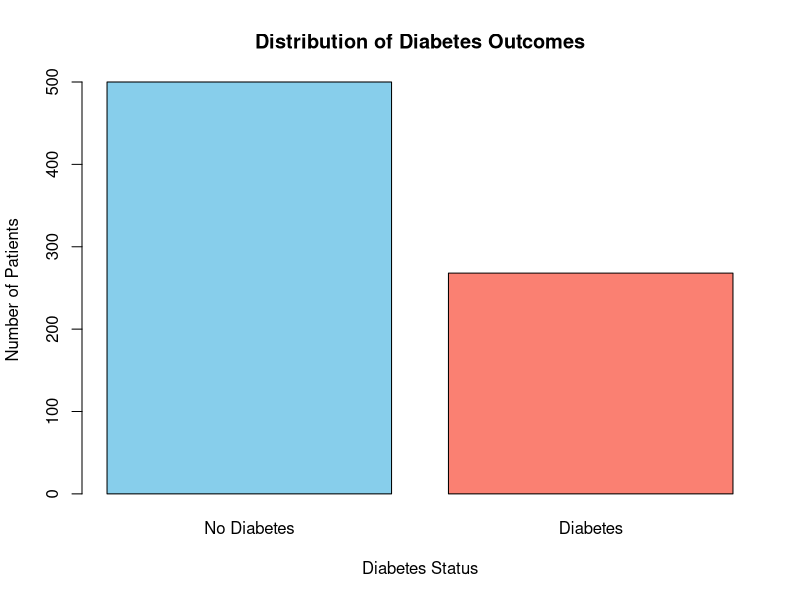
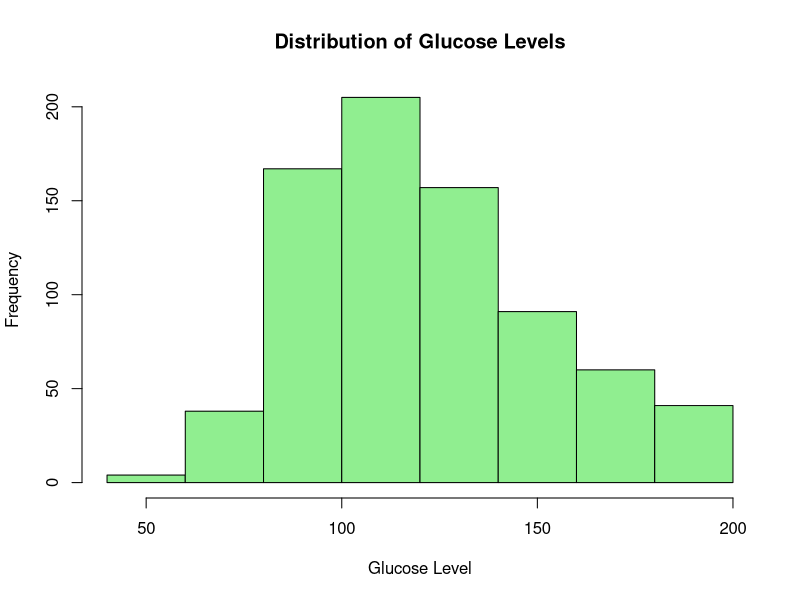
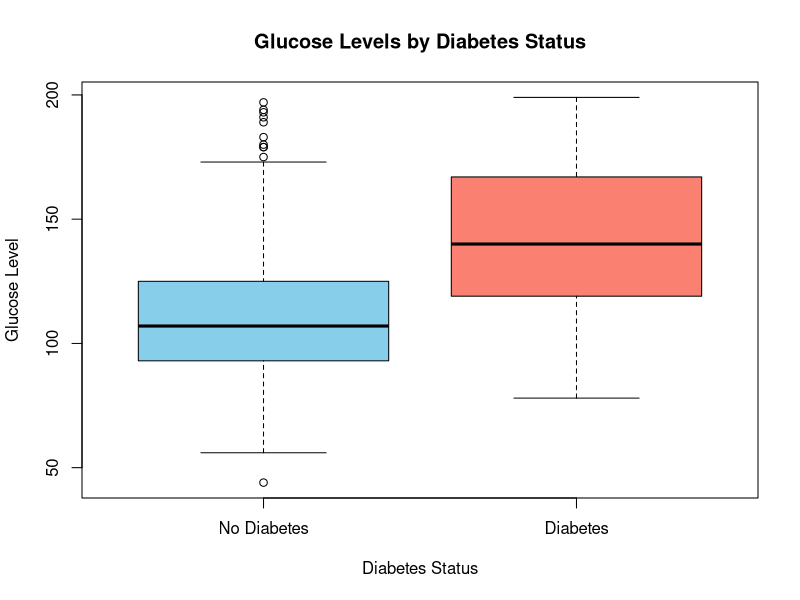
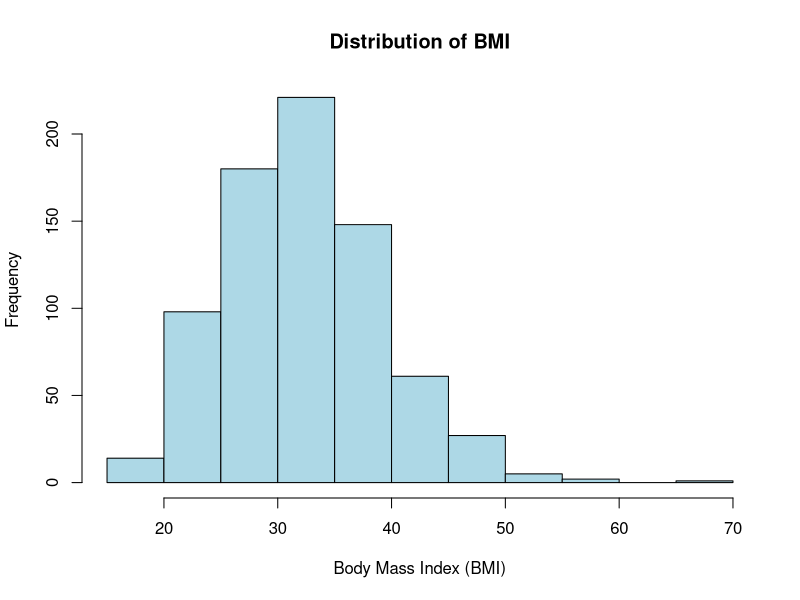
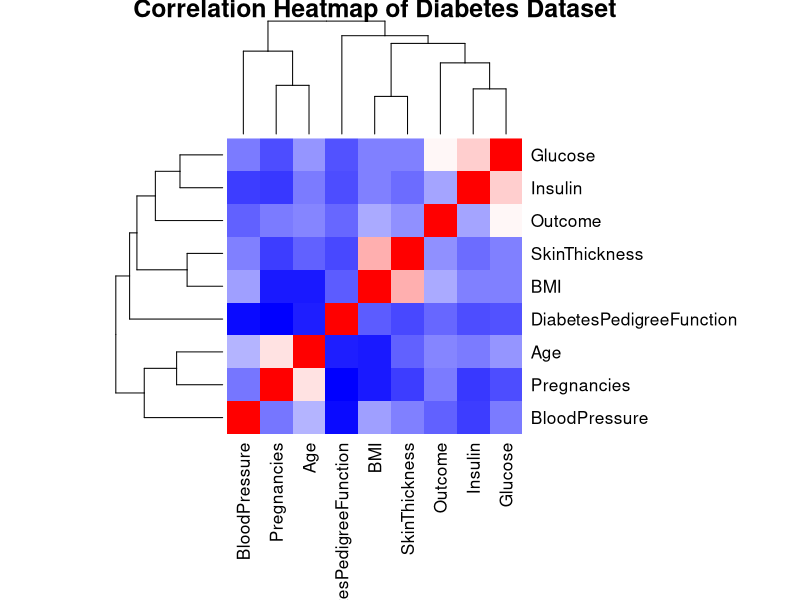
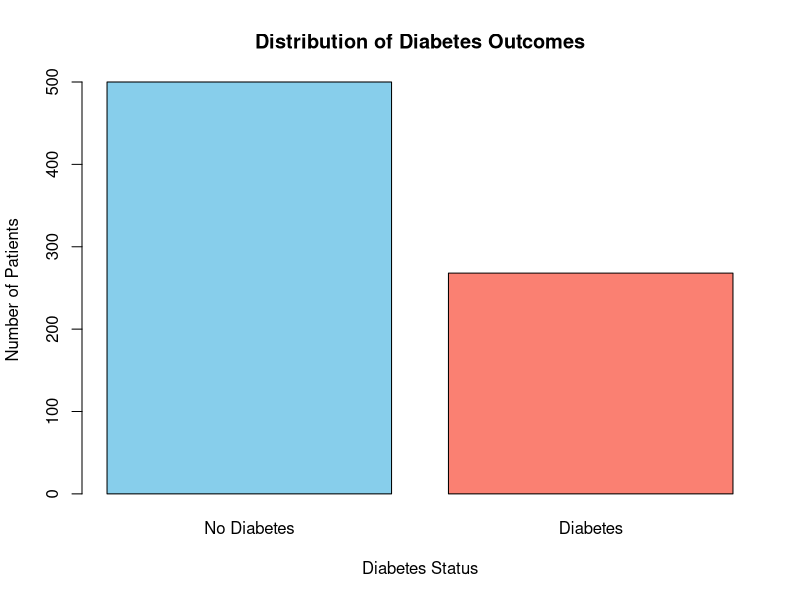
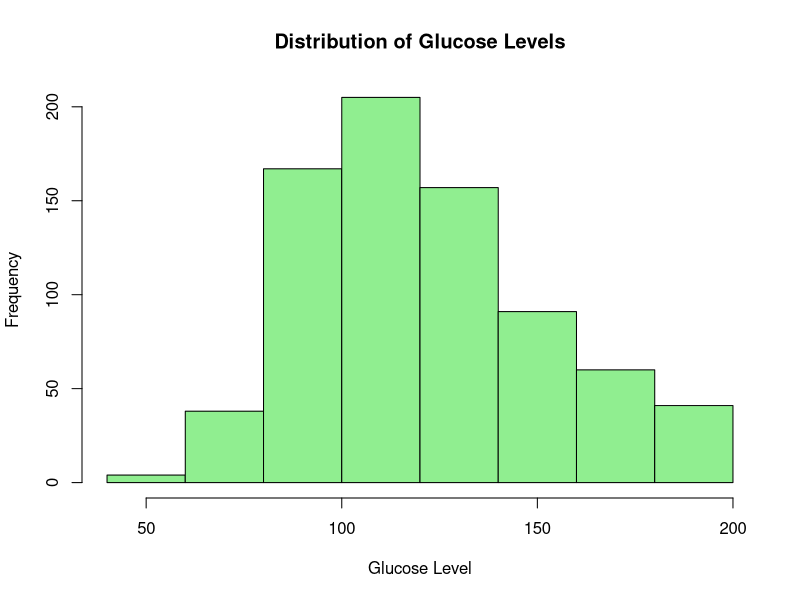

Write the R code that produced these figures, in order.

# Bioinformatics ICA 3
# Exploratory Data Analysis (EDA)

# 1. Import cleaned dataset
diabetes_clean <- read.csv("data/diabetes_clean.csv")

# 2. Check dataset dimensions
dim(diabetes_clean)

# 3. Count diabetes and non-diabetes patients
table(diabetes_clean$Outcome)

# 4. Calculate percentages
prop.table(table(diabetes_clean$Outcome)) * 100



# 5. Visualize diabetes outcome distribution

outcome_counts <- table(diabetes_clean$Outcome)

barplot(
  outcome_counts,
  names.arg = c("No Diabetes", "Diabetes"),
  col = c("skyblue", "salmon"),
  main = "Distribution of Diabetes Outcomes",
  xlab = "Diabetes Status",
  ylab = "Number of Patients"
)



# 6. Visualize Glucose Distribution

hist(
  diabetes_clean$Glucose,
  main = "Distribution of Glucose Levels",
  xlab = "Glucose Level",
  ylab = "Frequency",
  col = "lightgreen",
  border = "black"
)



# 7. Compare Glucose Levels by Diabetes Status

boxplot(
  Glucose ~ Outcome,
  data = diabetes_clean,
  names = c("No Diabetes", "Diabetes"),
  main = "Glucose Levels by Diabetes Status",
  xlab = "Diabetes Status",
  ylab = "Glucose Level",
  col = c("skyblue", "salmon")
)



# 8. Visualize BMI Distribution

hist(
  diabetes_clean$BMI,
  main = "Distribution of BMI",
  xlab = "Body Mass Index (BMI)",
  ylab = "Frequency",
  col = "lightblue",
  border = "black"
)


# 9. Correlation Analysis

numeric_data <- diabetes_clean[
  sapply(diabetes_clean, is.numeric)
]

correlation_matrix <- cor(
  numeric_data,
  use = "pairwise.complete.obs"
)

print(correlation_matrix)



# 10. Correlation Heatmap

heatmap(
  correlation_matrix,
  main = "Correlation Heatmap of Diabetes Dataset",
  col = colorRampPalette(c("blue", "white", "red"))(100),
  scale = "none",
  margins = c(10, 10)
)


# 11. Save EDA Graphs

# Save Outcome Distribution
png("figures/outcome_distribution.png")
barplot(
  table(diabetes_clean$Outcome),
  names.arg = c("No Diabetes", "Diabetes"),
  col = c("skyblue", "salmon"),
  main = "Distribution of Diabetes Outcomes",
  xlab = "Diabetes Status",
  ylab = "Number of Patients"
)
dev.off()

# Save Glucose Histogram
png("figures/glucose_distribution.png")
hist(
  diabetes_clean$Glucose,
  main = "Distribution of Glucose Levels",
  xlab = "Glucose Level",
  col = "lightgreen"
)
dev.off()
